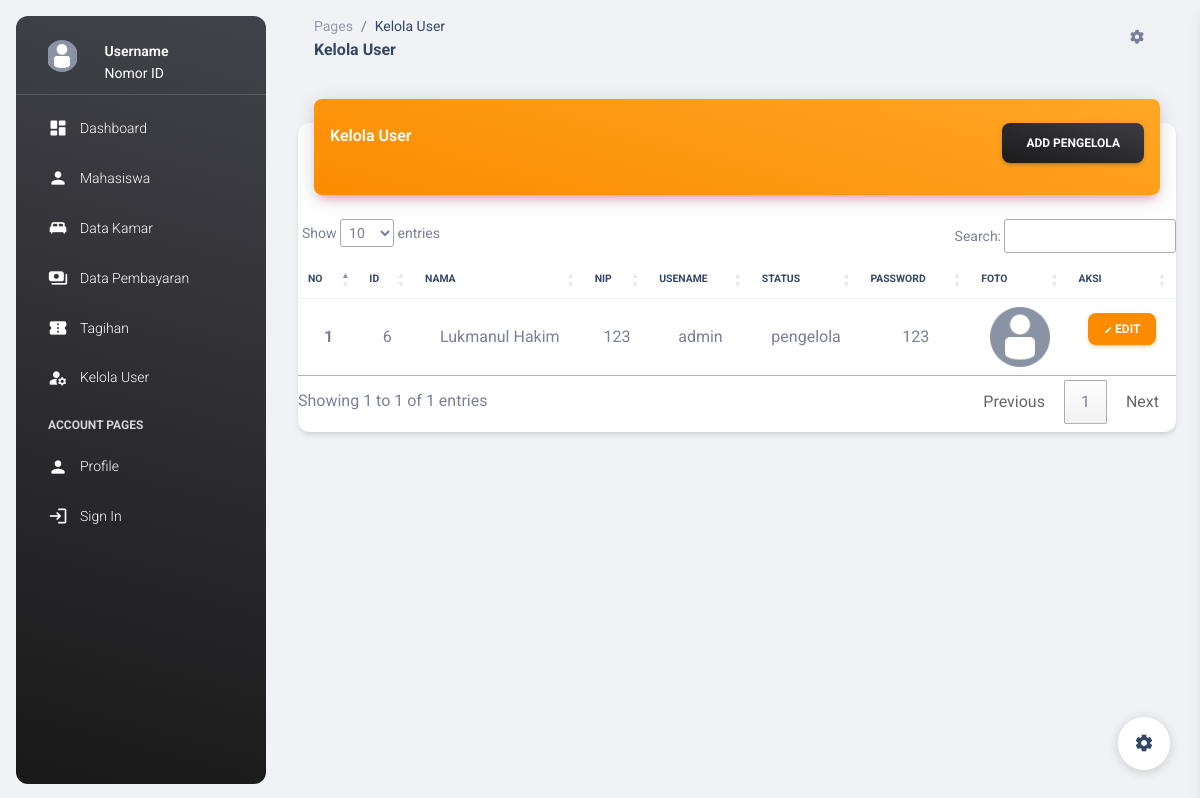
Before: /kelola_user.php with the older database file.
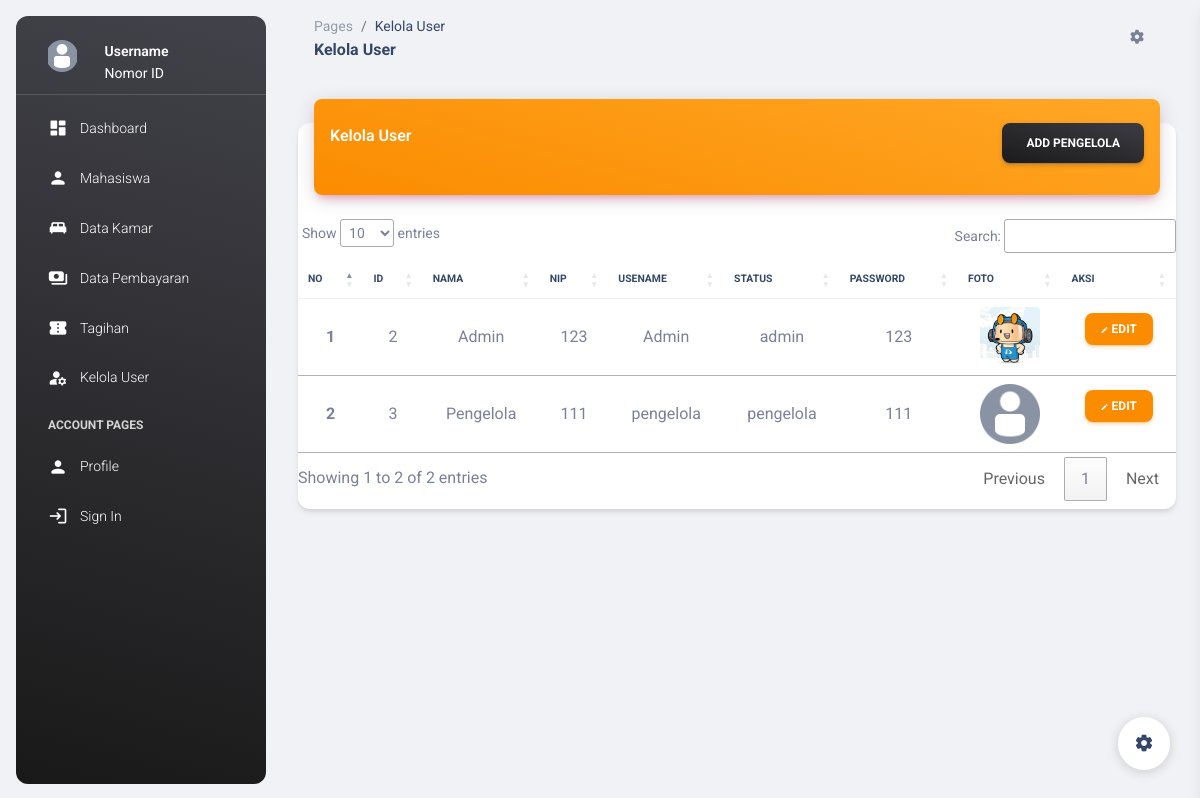
After: the same page with the newer database file.
### tables this page shows
CREATE TABLE `user` (
  `id_user` int(11) NOT NULL,
  `nama_user` varchar(255) DEFAULT NULL,
  `nomor_identitas` int(15) DEFAULT NULL,
  `username` varchar(50) DEFAULT NULL,
  `level` varchar(20) DEFAULT NULL,
  `password` varchar(255) DEFAULT NULL,
  `foto` varchar(500) NOT NULL
);

### kelola_user.php (the view, shortened to what this page needs)
<?php include 'proses/koneksi.php' ?>
<!DOCTYPE html>
<html lang="en">
<head>
  <link href="./assets/css/nucleo-icons.css" rel="stylesheet" />
  <link href="./assets/css/nucleo-svg.css" rel="stylesheet" />
  <link id="pagestyle" href="./assets/css/material-dashboard.css?v=3.0.0" rel="stylesheet" />
  <link rel="stylesheet" href="https://cdn.datatables.net/1.13.7/css/jquery.dataTables.css" />
</head>
<body class="g-sidenav-show bg-gray-200">
  <?php include 'sidebar.php'; ?>
  <main class="main-content position-relative max-height-vh-100 h-100 border-radius-lg">
    <nav class="navbar navbar-main navbar-expand-lg px-0 mx-4 shadow-none border-radius-xl" id="navbarBlur"
      navbar-scroll="true">
      <div class="container-fluid py-1 px-3">
        <nav aria-label="breadcrumb">
          <ol class="breadcrumb bg-transparent mb-0 pb-0 pt-1 px-0 me-sm-6 me-5">
            <li class="breadcrumb-item text-sm"><a class="opacity-5 text-dark" href="javascript:;">Pages</a></li>
            <li class="breadcrumb-item text-sm text-dark active" aria-current="page">Kelola User</li>
          </ol>
          <h6 class="font-weight-bolder mb-0">Kelola User</h6>
        </nav>
        <ul class="navbar-nav justify-content-end">
          <li class="nav-item px-3 d-flex align-items-center">
            <a href="javascript:;" class="nav-link text-body p-0">
              <i class="fa fa-cog fixed-plugin-button-nav cursor-pointer"></i>
            </a>
          </li>
        </ul>
      </div>
    </nav>
    <div class="container-fluid py-4">
      <div class="row">
        <div class="col-12">
          <div class="card my-4">
            <div class="card-header p-0 position-relative mt-n4 mx-3 z-index-2">
              <div class="bg-gradient-warning shadow-primary border-radius-lg pt-4 pb-3">
                <div class="d-flex justify-content-between">
                  <h6 class="text-white text-capitalize ps-3">Kelola User</h6>
                  <a href="add_pengelola.php" class="btn bg-gradient-dark me-3">Add Pengelola</a>
                </div>
              </div>
            </div>
            <div class="card-body px-0 pb-2">
              <div class="table-responsive p-0">
                <table class="table align-items-center mb-0" id="myTable">
                  <thead class="text-center">
                    <tr>
                      <th class="text-uppercase text-dark text-xxs font-weight-bolder">No</th>
                      <th class="text-uppercase text-dark text-xxs font-weight-bolder">ID</th>
                      <th class="text-uppercase text-dark text-xxs font-weight-bolder">Nama</th>
                      <th class="text-uppercase text-dark text-xxs font-weight-bolder">NIP</th>
                      <th class="text-uppercase text-dark text-xxs font-weight-bolder">Usename</th>
                      <th class="text-uppercase text-dark text-xxs font-weight-bolder">Status</th>
                      <th class="text-uppercase text-dark text-xxs font-weight-bolder">Password</th>
                      <th class="text-uppercase text-dark text-xxs font-weight-bolder">Foto</th>
                      <th class="text-uppercase text-dark text-xxs font-weight-bolder">Aksi</th>
                    </tr>
                  </thead>
                  <tbody class="text-center">
                    <?php
                    $no = 1;
                    $kueri = mysqli_query($conn, "SELECT * FROM user WHERE level NOT LIKE 'mahasiswa'");
                    while ($row = mysqli_fetch_array($kueri)) {
                      ?>
                      <tr>
                        <td>
                          <b>
                            <?php echo $no++; ?>
                          </b>
                        </td>
                        <td>
                          <?php echo $row['id_user']; ?>
                        </td>
                        <td>
                          <?php echo $row['nama_user']; ?>
                        </td>
                        <td>
                          <?php echo $row['nomor_identitas']; ?>
                        </td>
                        <td>
                          <?php echo $row['username']; ?>
                        </td>
                        <td>
                          <?php echo $row['level']; ?>
                        </td>
                        <td>
                          <?php echo $row['password']; ?>
                        </td>
                        <td>
                          <img src="images/<?php if ($row['foto'] != '') {
                            echo $row['foto'];
                          } else {
                            echo 'nul-avatar.png';
                          } ?>" width="60" height="60" class="rounded" alt="">
                        </td>
                        <td>
                          <a href="edit_pengelola.php" class="btn btn-sm btn-warning">
                            <i class="material-icons">edit</i>
                            edit
                          </a>
                        </td>
                      </tr>
                    <?php } ?>
                  </tbody>
                </table>
              </div>
            </div>
          </div>
        </div>
      </div>
    </div>
    <br>
    <br>
  </main>
  <div class="fixed-plugin">
    <a class="fixed-plugin-button text-dark position-fixed px-3 py-2">
      <i class="material-icons py-2">settings</i>
    </a>
  </div>
</body>
</html>

### sidebar.php (shortened to what this page needs)
<aside
    class="sidenav navbar navbar-vertical navbar-expand-xs border-0 border-radius-xl my-3 fixed-start ms-3 bg-gradient-dark"
    id="sidenav-main">
    <div class="sidenav-header">
        <a class="navbar-brand m-0" href="#">
            <div class="row">
                <div class="col-3">
                    <img src="images/<?php if ($_SESSION['foto'] != '') {
                        echo $_SESSION['foto'];
                    } else {
                        echo 'nul-avatar.png';
                    } ?>" class="navbar-brand-img h-100" a l t="main_logo"
                        style="aspect-ratio: 1/1; object-fit: cover" />
                </div>
                <div class="col">
                    <span class="ms-1 font-weight-bold text-white">
                        <?php
                        if (isset($_SESSION['nama_user'])) {
                            echo $_SESSION['nama_user'];
                        } else {
                            echo 'Username';
                        }
                        ?>
                    </span>
                    <br />
                    <span class="ms-1 text-white">
                        <?php
                        if (isset($_SESSION['nomor_identitas'])) {
                            echo $_SESSION['nomor_identitas'];
                        } else {
                            echo 'Nomor ID';
                        }
                        ?>
                    </span>
                </div>
            </div>
        </a>
    </div>
    <hr class="horizontal light mt-0 mb-2" />
    <div class="collapse navbar-collapse w-auto max-height-vh-100" style="height: 100%" id="sidenav-collapse-main">
        <ul class="navbar-nav">
            <li class="nav-item">
                <a class="nav-link text-white
            <?php if (isset($_GET['x']) && $_GET['x'] == 'home') {
                echo "bg-gradient-warning";
            } ?>" href="index.php">
                    <div class="text-white text-center me-2 d-flex align-items-center justify-content-center">
                        <i class="material-icons opacity-10">dashboard</i>
                    </div>
                    <span class="nav-link-text ms-1">Dashboard</span>
                </a>
            </li>
            <li class="nav-item">
                <a class="nav-link text-white
            <?php if (isset($_GET['x']) && $_GET['x'] == 'mahasiswa') {
                echo "bg-gradient-warning";
            } ?>" href="index.php?x=mahasiswa">
                    <div class="text-white text-center me-2 d-flex align-items-center justify-content-center">
                        <i class="material-icons opacity-10">person</i>
                    </div>
                    <span class="nav-link-text ms-1">Mahasiswa</span>
                </a>
            </li>
            <li class="nav-item">
                <a class="nav-link text-white
            <?php if (isset($_GET['x']) && $_GET['x'] == 'kamar') {
                echo "bg-gradient-warning";
            } ?>" href="index.php?x=kamar">
                    <div class="text-white text-center me-2 d-flex align-items-center justify-content-center">
                        <i class="material-icons opacity-10">king_bed</i>
                    </div>
                    <span class="nav-link-text ms-1">Data Kamar</span>
                </a>
            </li>
            <li class="nav-item">
                <a class="nav-link text-white
            <?php if (isset($_GET['x']) && $_GET['x'] == 'pembayaran') {
                echo "bg-gradient-warning";
            } ?>" href="index.php?x=pembayaran">
                    <div class="text-white text-center me-2 d-flex align-items-center justify-content-center">
                        <i class="material-icons opacity-10">payments</i>
                    </div>
                    <span class="nav-link-text ms-1">Data Pembayaran</span>
                </a>
            </li>
            <li class="nav-item">
                <a class="nav-link text-white
            <?php if (isset($_GET['x']) && $_GET['x'] == 'tagihan') {
                echo "bg-gradient-warning";
            } ?>" href="index.php?x=tagihan">
                    <div class="text-white text-center me-2 d-flex align-items-center justify-content-center">
                        <i class="material-icons opacity-10">confirmation_number</i>
                    </div>
                    <span class="nav-link-text ms-1">Tagihan</span>
                </a>
            </li>
            <?php if ($_SESSION['level'] != 'pengelola') { ?>
                <li class="nav-item">
                    <a class="nav-link text-white
            <?php if (isset($_GET['x']) && $_GET['x'] == 'kelola_user') {
                echo "bg-gradient-warning";
            } ?>" href="index.php?x=kelola_user">
                        <div class="text-white text-center me-2 d-flex align-items-center justify-content-center">
                            <i class="material-icons opacity-10">manage_accounts</i>
                        </div>
                        <span class="nav-link-text ms-1">Kelola User</span>
                    </a>
                </li>
            <?php } ?>
            <li class="nav-item mt-3">
                <h6 class="ps-4 ms-2 text-uppercase text-xs text-white font-weight-bolder opacity-8">Account pages</h6>
            </li>
            <li class="nav-item">
                <a class="nav-link text-white
            <?php if (isset($_GET['x']) && $_GET['x'] == 'profiladm') {
                echo "bg-gradient-warning";
            } ?>" href="index.php?x=profiladm">
                    <div class="text-white text-center me-2 d-flex align-items-center justify-content-center">
                        <i class="material-icons opacity-10">person</i>
                    </div>
                    <span class="nav-link-text ms-1">Profile</span>
                </a>
            </li>
            <li class="nav-item">
                <?php
                if (isset($_SESSION['nama_user'])) { ?>
                    <a class="nav-link text-white" href="#" onclick="logout()">
                        <div class="text-white text-center me-2 d-flex align-items-center justify-content-center">
                            <i class="material-icons opacity-10">login</i>
                        </div>
                        <span class="nav-link-text ms-1">Logout</span>
                    </a>
                <?php } else { ?>
                    <a class="nav-link text-white" href="login.php">
                        <div class="text-white text-center me-2 d-flex align-items-center justify-content-center">
                            <i class="material-icons opacity-10">login</i>
                        </div>
                        <span class="nav-link-text ms-1">Sign In</span>
                    </a>
                    <?php
                }
                ?>
            </li>
        </ul>
    </div>
</aside>

Changed rows visible on the page:
removed user: id_user "6", nama_user "Lukmanul Hakim", nomor_identitas "123", username "admin", level "pengelola", password "123"
added user: id_user "2", nama_user "Admin", nomor_identitas "123", username "Admin", level "admin", password "123", foto (picture)
added user: id_user "3", nama_user "Pengelola", nomor_identitas "111", username "pengelola", level "pengelola", password "111"
Other visible differences:
text written by a page script: "Show entries Search: Showing 1 to 1 of 1 entries Previous 1 Next" → "Show entries Search: Showing 1 to 2 of 2 entries Previous 1 Next"
